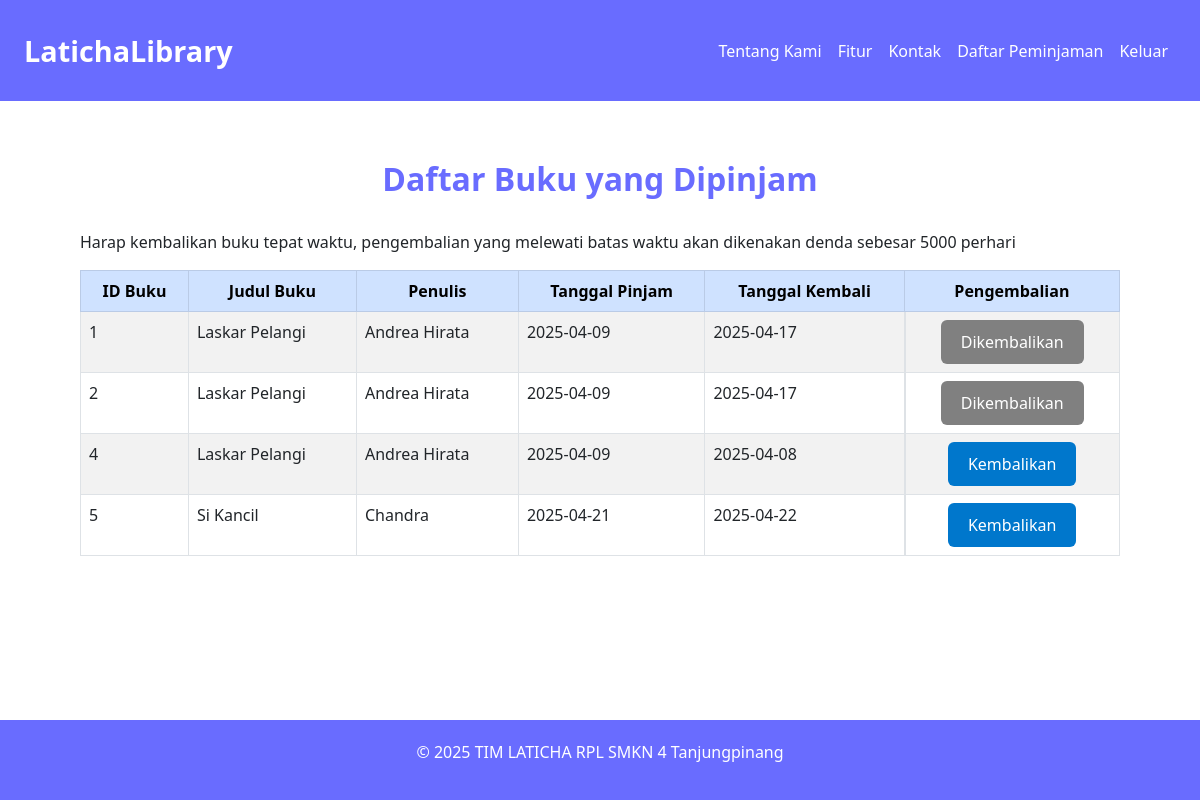
Page /blog/daftar_peminjaman.php (signed in) on the committed database.
### tables this page shows
CREATE TABLE `peminjaman` (
  `peminjaman_id` int(11) NOT NULL,
  `anggota_id` int(11) NOT NULL,
  `buku_id` int(11) NOT NULL,
  `tgl_peminjaman` date DEFAULT NULL,
  `tgl_kembali` date DEFAULT NULL,
  `tgl_dikembalikan` datetime DEFAULT NULL,
  `denda` int(11) NOT NULL DEFAULT 0,
  `status` enum('dipinjam','dikembalikan') NOT NULL DEFAULT 'dipinjam'
);

CREATE TABLE `buku` (
  `id_buku` int(11) NOT NULL,
  `judul_buku` varchar(100) NOT NULL,
  `penulis` varchar(100) NOT NULL,
  `tahun_publikasi` year(4) DEFAULT NULL,
  `sampul` varchar(150) NOT NULL
);

### blog/daftar_peminjaman.php (the view, shortened to what this page needs)
<?php
include "../config.php";
$id_anggota = isset($_SESSION['anggota_id']) ? $_SESSION['anggota_id'] : 1;
$sql = "SELECT * FROM peminjaman
INNER JOIN buku ON peminjaman.buku_id = buku.id_buku
WHERE anggota_id = ?";
$stmt = $conn->prepare($sql);
$stmt->bind_param("i", $id_anggota);
$stmt->execute();
$result = $stmt->get_result();
?>
<!DOCTYPE html>
<html lang="id">
<head>
  <link rel="stylesheet" href="https://cdn.jsdelivr.net/npm/bootstrap@5.3.0/dist/css/bootstrap.min.css">
  <link rel="stylesheet" href="assets/css/peminjaman.css">
</head>
<body>
<?php
include "navbar.php"
?>
  <div  style="margin : 10rem 5rem;">
    <h2 style="color : #696cff; font-weight : bold;">Daftar Buku yang Dipinjam</h2>
    <p>Harap kembalikan buku tepat waktu, pengembalian yang melewati batas waktu akan dikenakan denda sebesar 5000 perhari</p>
    <div class="table-responsive">
      <table class="table table-striped table-bordered align-middle" style="width : 100%;">
        <thead class="table-primary text-center">
          <tr>
            <th>ID Buku</th>
            <th>Judul Buku</th>
            <th>Penulis</th>
            <th>Tanggal Pinjam</th>
            <th>Tanggal Kembali</th>
            <th>Pengembalian</th>
          </tr>
        </thead>
        <tbody>
          <?php foreach ($result as $data): ?>
            <tr>
              <td><?= htmlspecialchars($data['peminjaman_id']) ?></td>
              <td><?= htmlspecialchars($data['judul_buku']) ?></td>
              <td><?= htmlspecialchars($data['penulis']) ?></td>
              <td><?= htmlspecialchars($data['tgl_peminjaman']) ?></td>
              <td><?= htmlspecialchars($data['tgl_kembali']) ?></td>
              <td style="display : flex; align-items : center; justify-content : center;">
               <?php
               if($data['status'] == "dipinjam"){
                ?>
                <a href="pengembalian.php?id_peminjaman=<?=$data['peminjaman_id']?>&tanggal=<?=$data['tgl_kembali']?>">
                  <button>Kembalikan</button>
                </a>
                <?php
                }
                else {
                  ?>
                    <button style="background-color : grey" disabled>Dikembalikan</button>
                  <?php
                }?>
              </td>
            </tr>
          <?php endforeach ?>
        </tbody>
      </table>
    </div>
  </div>
<footer class="footer">
  <div class="container">
    <p>&copy; 2025 TIM LATICHA RPL SMKN 4 Tanjungpinang</p>
  </div>
</footer>
</body>
</html>

### blog/assets/css/peminjaman.css (style rules this page uses)
h2 { text-align: center; color: #333; margin-bottom: 2rem; }
table { width: 100%; }
td { padding: 10px 0; vertical-align: top; }
button { padding: 10px 20px; background-color: #0077cc; color: white; border: none; border-radius: 6px; font-size: 1rem; cursor: pointer; transition: background-color 0.3s ease; }

### blog/daftar_peminjaman.php (style rules this page uses)
.footer { background-color : #696cff; color: #fff; padding: 20px; position : fixed ; width : 100%; bottom : 0; text-align: center; }
.container { display: flex; flex-wrap: wrap; gap: 20px; justify-content: center; }

### rows in the picture
peminjaman: peminjaman_id "1", buku.judul_buku "Laskar Pelangi", buku.penulis "Andrea Hirata", tgl_peminjaman "2025-04-09", tgl_kembali "2025-04-17", status "Dikembalikan"
peminjaman: peminjaman_id "2", buku.judul_buku "Laskar Pelangi", buku.penulis "Andrea Hirata", tgl_peminjaman "2025-04-09", tgl_kembali "2025-04-17", status "Dikembalikan"
peminjaman: peminjaman_id "4", buku.judul_buku "Laskar Pelangi", buku.penulis "Andrea Hirata", tgl_peminjaman "2025-04-09", tgl_kembali "2025-04-08"
peminjaman: peminjaman_id "5", buku.judul_buku "Si Kancil", buku.penulis "Chandra", tgl_peminjaman "2025-04-21", tgl_kembali "2025-04-22"
